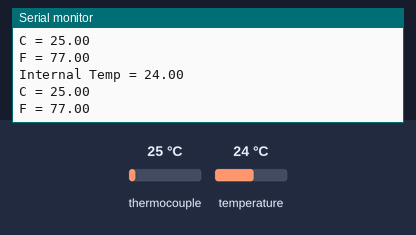
A sketch run on a simulated Arduino Uno, built with avr-gcc and run on an emulated ATmega328P. Parts: the last lines printed to the serial monitor. The test bench sets the inputs (shaded band); at power-on: thermocouple 25 °C, temperature 24 °C.

Above: at 1.7 s.
1.8 s: thermocouple set to 6 °C
At 3.1 s:
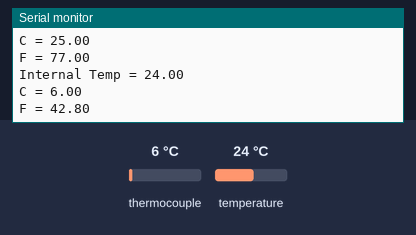
3.3 s: temperature set to 12 °C
At 4.3 s:
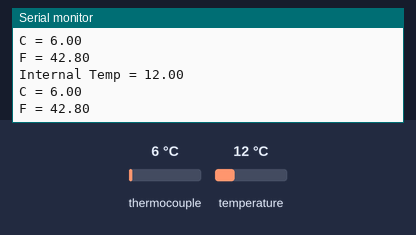
4.8 s: thermocouple set to 75 °C
At 6.1 s:
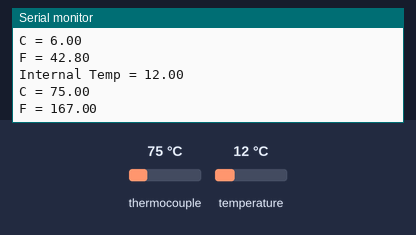
6.3 s: temperature set to 19 °C
At 7.1 s:
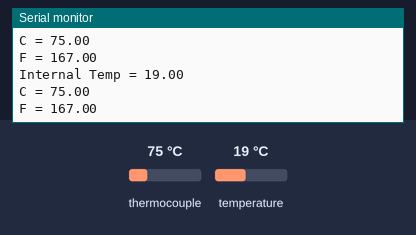
Timing chart, 0 to 8.8 s (numbered marks = the images above; inputs shaded):
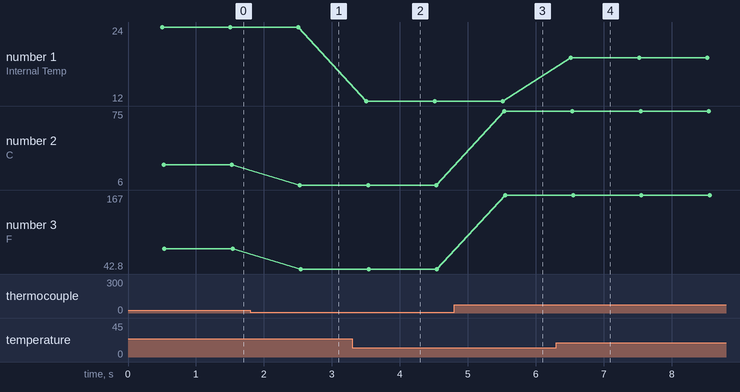

The sketch:

MAX31855_Type_K_Thermocouple.ino
```cpp
#include <SPI.h>
#include "Adafruit_MAX31855.h"

#define MAXDO   3
#define MAXCS   4
#define MAXCLK  5

// initialize the Thermocouple
Adafruit_MAX31855 thermocouple(MAXCLK, MAXCS, MAXDO);

void setup() {
  while (!Serial);
  Serial.begin(9600);
  Serial.println("MAX31855 test");
  delay(500);
}

void loop() {
   Serial.print("Internal Temp = ");
   Serial.println(thermocouple.readInternal());

   double c = thermocouple.readCelsius();
   if (isnan(c)) {
     Serial.println("Something wrong with thermocouple!");
   } else {
     Serial.print("C = ");
     Serial.println(c);
   }
   Serial.print("F = ");
   Serial.println(thermocouple.readFarenheit());

   delay(1000);
}
```

Measured:
- after the input at 1.8 s, the serial monitor: prints a new line after 0.73 s (image 1)
- after the input at 3.3 s, the serial monitor: prints a new line after 0.21 s (image 2)
- after the input at 4.8 s, the serial monitor: prints a new line after 0.74 s (image 3)
- after the input at 6.3 s, the serial monitor: prints a new line after 0.22 s (image 4)
- plotted number 1: 24 → 12 after the input at 3.3 s, 12 → 19 after the input at 6.3 s
- plotted number 2: 25 → 6 after the input at 1.8 s, 6 → 75 after the input at 4.8 s
- plotted number 3: 77 → 42.8 after the input at 1.8 s, 42.8 → 167 after the input at 4.8 s
